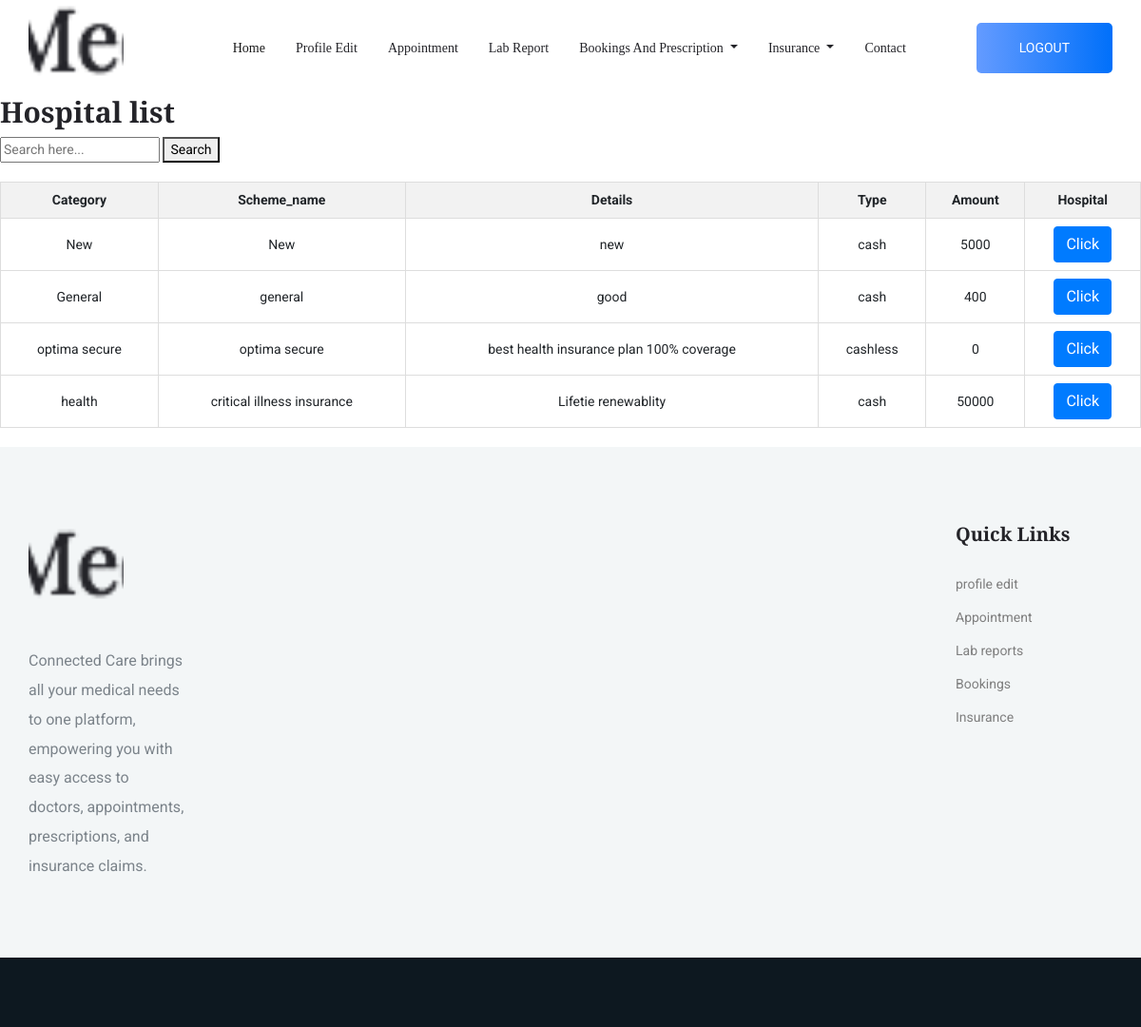
/ins_pat_hosp_show/1 (signed in), run on the app's committed database.
### hosp_app/models.py (models this page shows)
class Ins_taken(models.Model):
    category =models.CharField(max_length=100)
    scheme_name=models.CharField(max_length=100)
    details =models.CharField(max_length=100)
    type =models.CharField(max_length=100)
    amount=models.CharField(max_length=100)

### hosp_app/views.py (the view)
# urls.py: path('ins_pat_hosp_show/<int:id>',views.ins_pat_hosp_show,name='ins_pat_hosp_show'),
def ins_pat_hosp_show(request, id):
    if 'user_id' in request.session:
        hospital = get_object_or_404(Hosp, id=id)
        insurance_schemes = Ins_taken.objects.all()
        return render(request, "ins_pat_hosp_show.html", {"hospital": hospital, "insurance_schemes": insurance_schemes})
    else:
        return redirect('login')

### hosp_app/templates/ins_pat_hosp_show.html (shortened to what this page needs)
{% extends "pat_header.html" %}
{% block content %}
<!DOCTYPE html>
<html>
<head>
</head>
<body>
<h2>Hospital list</h2>
<form method="get">
<input type="text" name="search" placeholder="Search here..." />
<button type="submit">Search</button>
</form>
<table>
    <thead>
        <tr>
            <th>Category</th>
            <th>Scheme_name</th>
            <th>Details</th>
            <th>Type</th>
            <th>Amount </th>
            <th>Hospital</th>
        </tr>
    </thead>
    <tbody>
        {% for i in insurance_schemes %}
        <tr>
            <td>{{i.category}}</td>
            <td>{{i.scheme_name}}</td>
            <td>{{i.details}}</td>
            <td>{{i.type}}</td>
            <td>{{i.amount}}</td>
            <td>
                <a href="../ins_details_pat/{{i.id}}/{{hospital.id}}" class="btn btn-primary">
                    Click
                </a>
            </td>
        </tr>
        {% endfor %}
    </tbody>
</table>
</body>
</html>
{% endblock %}

### hosp_app/templates/ins_pat_hosp_show.html (style rules this page uses)
table { width: 100%; border-collapse: collapse; margin: 20px 0; }
th, td { border: 1px solid #dddddd; text-align: center; padding: 8px; }
th { background-color: #f2f2f2; }

### data on the page
Ins_taken: category "New", scheme_name "New", details "new", type "cash", amount "5000"
Ins_taken: category "General", scheme_name "general", details "good", type "cash", amount "400"
Ins_taken: category "optima secure", scheme_name "optima secure", details "best health insurance plan 100% coverage", type "cashless", amount "0"
Ins_taken: category "health", scheme_name "critical illness insurance", details "Lifetie renewablity", type "cash", amount "50000"
